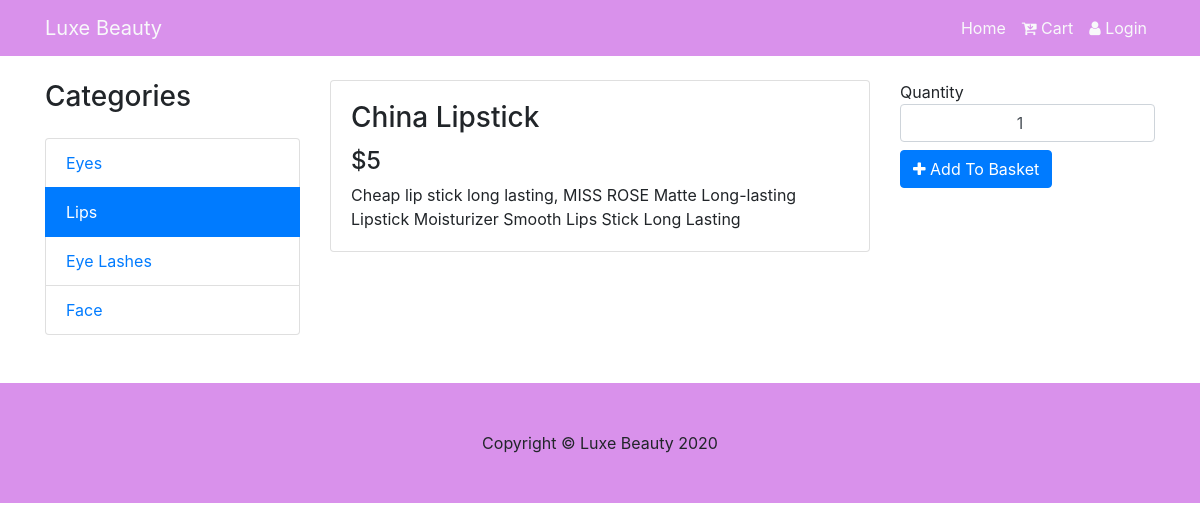
The app's page /store/products/details/6 with its own data.
### app/models.py (models this page shows, shortened)
class Category(db.Model):
    __tablename__ = 'categories'
    id = db.Column(db.Integer, primary_key=True)
    name = db.Column(db.String(100), nullable=False)
    description = db.Column(db.String())
    created_at = db.Column(db.DateTime(), default=datetime.utcnow, index=True)
    updated_at = db.Column(db.DateTime())
    @property
    def serialize(self):
        return {
            "id": self.id,
            "name": self.name,
            "description": self.description
        }

class Product(db.Model):
    __tablename__ = 'products'
    id = db.Column(db.Integer, primary_key=True)
    name = db.Column(db.String(100), nullable=False)
    description = db.Column(db.String(100), nullable=False)
    image = db.Column(db.String, nullable=False)
    stock = db.Column(db.Integer, nullable=False)
    price = db.Column(db.Integer, nullable=False)
    category_id = db.Column(db.Integer, db.ForeignKey(
        'categories.id'), nullable=False
    )
    created_at = db.Column(db.DateTime(), default=datetime.utcnow, index=True)
    updated_at = db.Column(db.DateTime())
    @property
    def serialize(self):
        return {
            "name": self.name,
            "id": self.id,
            "price": self.price,
            "stock": self.stock,
            "image_url": self.image,
            "description": self.description,
            "category_id": self.category_id
        }

### app/routes/products.py (the view)
@bp.route("/products/details/<product_id>")
def product_details(product_id):
    categories = Category.query.all()
    product = Product.query.filter_by(id=product_id).first()
    categories_data = [category.serialize for category in categories]
    return render_template("products/product_details.html",
                           product=product.serialize,
                           categories=categories_data)

### app/templates/products/product_details.html (shortened to what this page needs)
{% extends 'base.html' %}
{%block content%}
<div class="container">
    <div class="row">
      <div class="col-lg-3">
        <h3 class="my-4">Categories</h3>
        <div class="list-group">
            <div class="list-group">
                {% for category in categories%}
                    {%if category.id == product.category_id%}
                        <a href="{{url_for('bp.products_by_categoryId', category_id=category.id)}}" class="list-group-item active">{{category.name}}</a>
                    {% else %}
                        <a href="{{url_for('bp.products_by_categoryId', category_id=category.id)}}" class="list-group-item">{{category.name}}</a>
                    {% endif %}
                {% endfor %}
              </div>
        </div>
      </div>
      <div class="col-lg-6">
        <div class="card mt-4">
          <div class="card-body">
            <h3 class="card-title">{{product.name}}</h3>
            <h4>${{product.price}}</h4>
            <p class="card-text">{{product.description}}</p>
          </div>
        </div>
      </div>
      <div class="col-lg-3 mt-4">
        Quantity
        <input type="number" id="item-qty" class="form-control text-center" value=1>
        <button data-prod_id={{product.id}} id="add-to-cart" class="mt-2 btn btn-primary"><i class="fa fa-plus" aria-hidden="true"></i>
            Add To Basket</button>
            <br>
      </div>
    </div>
  </div>
<footer class="py-5 mt-5 footer">
    <div class="container">
      <p class="m-0 text-center">Copyright © Luxe Beauty 2020</p>
    </div>
  </footer>
{%endblock%}

### app/static/css/styles.css (style rules this page uses)
.footer { background-color: rgb(217, 145, 235); }

### records on screen
Category: name "Eyes"
Category: name "Lips"
Category: name "Eye Lashes"
Category: name "Face"
Product: name "China Lipstick", description "Cheap lip stick long lasting, MISS ROSE Matte Long-lasting Lipstick Moisturizer Smooth Lips Stick Long Lasting"

### other values on screen
{{ product.price }} "5"
